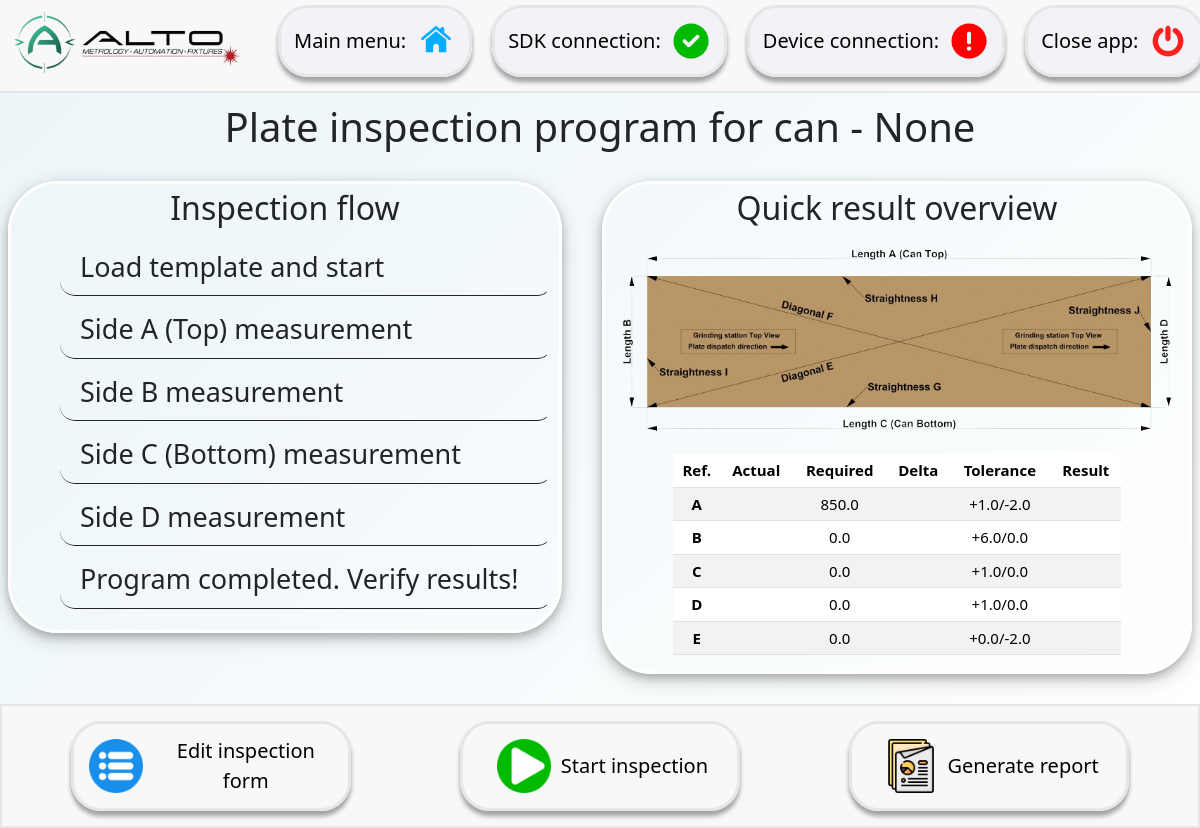
The page /inspection/plate_inspection/47/ on the database its author committed.
### user_interface/models.py (models this page shows, shortened)
class ProjectNominalAndTolerance(models.Model):
    dimension_name = models.CharField(max_length=100, blank=False, verbose_name='Dimension reference name')
    nominal = models.FloatField(blank=False, verbose_name='Nominal', default=0)
    tolerance_upper = models.FloatField(blank=False, verbose_name='Tolerance value - Upper', default=0)
    tolerance_lower = models.FloatField(blank=False, verbose_name='Tolerance value - Lower', default=0)
    can_ref = models.CharField(blank=True, verbose_name='CAN reference', choices=list_of_cans,
                               max_length=200, null=True)
    flange_ref = models.CharField(blank=True, verbose_name='Flange reference', choices=list_of_flanges,
                               max_length=200, null=True)
    station_name = models.ForeignKey(MainFunction, on_delete=models.CASCADE)

### user_interface/views.py (the view)
# urls.py: path('inspection/plate_inspection/<int:pk>/', plate_inspection, name='plate_inspection'),
def plate_inspection(request, pk):
    fill_form_query = FillForm.objects.get(pk=pk)
    query_set = ProjectNominalAndTolerance.objects.filter(station_name=fill_form_query.station_name.pk,
                                                          can_ref=fill_form_query.can_ref)
    return render(request, template_name='user_interface/inspection/plate_inspection.html',
                  context={'form_pk': pk,
                           'required_n_tolerance_list': query_set,
                           'num_dim': len(query_set)})

### user_interface/templatetags/tags.py (called while the page is built)
@register.simple_tag()
def prep_tolerance_str(upper, lower):
    return '+{0}/{1}'.format(upper, lower)

### user_interface/templates/user_interface/inspection/plate_inspection.html (shortened to what this page needs)
{% extends "user_interface/base.html" %}
{% load static %}
{% load tags %}
{% block page_css %}
<link rel="stylesheet" href="{% static 'user_interface/inspection/plate_inspection/plate_inspection.css' %}">
<link rel="stylesheet" href="{% static 'user_interface/inspection.css' %}">
{% endblock %}
{% block content %}
    <main class="content">
    <h1>Plate inspection program for can - {{ required_n_tolerance_list.first.can_ref }}</h1>
    <div class="container-flex text-center">
      <div class="row align-items-start">
        <div class="col">
          <h2>Inspection flow</h2>
          <ul class="flow">
              <li id="instrument-connection" class="row">
                  <span>Load template and start</span>
              </li>
              <li id="side-a" class="row">
                  <span>Side A (Top) measurement</span>
              </li>
              <li id="side-b" class="row">
                  <span>Side B measurement</span>
              </li>
              <li id="side-c" class="row">
                  <span>Side C (Bottom) measurement</span>
              </li>
              <li id="side-d" class="row">
                  <span>Side D measurement</span>
              </li>
              <li id="result-row" class="row"><span>Program completed. Verify results!</span></li>
          </ul>
        </div>
        <div class="col">
          <h2>Quick result overview</h2>
          <div class="overview">
              <img src="{% static 'user_interface/inspection/plate_inspection/plate_sketch.png' %}">
              <table class="table table-striped">
                  <thead>
                    <tr>
                      <th scope="col">Ref.</th>
                      <th scope="col">Actual</th>
                      <th scope="col">Required</th>
                      <th scope="col">Delta</th>
                      <th scope="col">Tolerance</th>
                      <th scope="col">Result</th>
                    </tr>
                  </thead>
                  <tbody>
                    {% for item in required_n_tolerance_list %}
                    <tr id="{{ item.dimension_name }}">
                      <th scope="row">{{ item.dimension_name|upper }}</th>
                      <td class="clearable"></td>
                      <td>{{ item.nominal }}</td>
                      <td class="clearable"></td>
                      <td>{% prep_tolerance_str item.tolerance_upper item.tolerance_lower %}</td>
                      <td class="clearable result"></td>
                    </tr>
                    {% endfor %}
                  </tbody>
              </table>
          </div>
        </div>
      </div>
    </div>
    </main>
{% include 'user_interface/footer.html' %}
{% endblock %}

### user_interface/static/user_interface/base.css (style rules this page uses)
body { background: #F3F3F7; background: linear-gradient(136deg,rgba(235, 245, 248, 1) 0%, rgba(255, 255, 255, 1) 100%); margin: 0px; height: 100vh; overflow: hidden; }
h2 { margin-bottom: 2px; }

### user_interface/static/user_interface/inspection/plate_inspection/plate_inspection.css (style rules this page uses)
main h1 { text-align: center; padding: 5px; margin: 5px; }
h2 { padding: 5px; }
ul { list-style: none; }
ul .row { width: 100%; font-size: 27px; text-align: left; padding: 8px; margin: 5px; border: solid; border-left: none; border-top: none; border-right: none; border-radius: 15px; border-width: 1px; }
.overview { display: flex; flex-direction: column; align-items: center; }
.overview img { width: 70vh; }
.table { font-size: 15px; width: 80%; }
.table>:not(caption)>*>* { padding: 5px; !important }

### user_interface/static/user_interface/inspection.css (style rules this page uses)
body { display: flex; flex-direction: column; }
main { flex: 1; }
.col { border: solid; border-color: white; border-width: 3px; border-radius: 50px; margin: 20px; box-shadow: 0 4px 8px 0 rgba(0, 0, 0, 0.2), 0 6px 20px 0 rgba(0, 0, 0, 0.19); }
.flow { overflow-x: hidden; overflow-y: auto; max-height: 65vh; }

### rows shown on the page
ProjectNominalAndTolerance: first.can_ref "None", dimension_name "A", nominal "850.0", tolerance_upper+tolerance_lower "+1.0/-2.0"
ProjectNominalAndTolerance: dimension_name "B", nominal "0.0", tolerance_upper+tolerance_lower "+6.0/0.0"
ProjectNominalAndTolerance: dimension_name "C", nominal "0.0", tolerance_upper+tolerance_lower "+1.0/0.0"
ProjectNominalAndTolerance: dimension_name "D", nominal "0.0", tolerance_upper+tolerance_lower "+1.0/0.0"
ProjectNominalAndTolerance: dimension_name "E", nominal "0.0", tolerance_upper+tolerance_lower "+0.0/-2.0"
